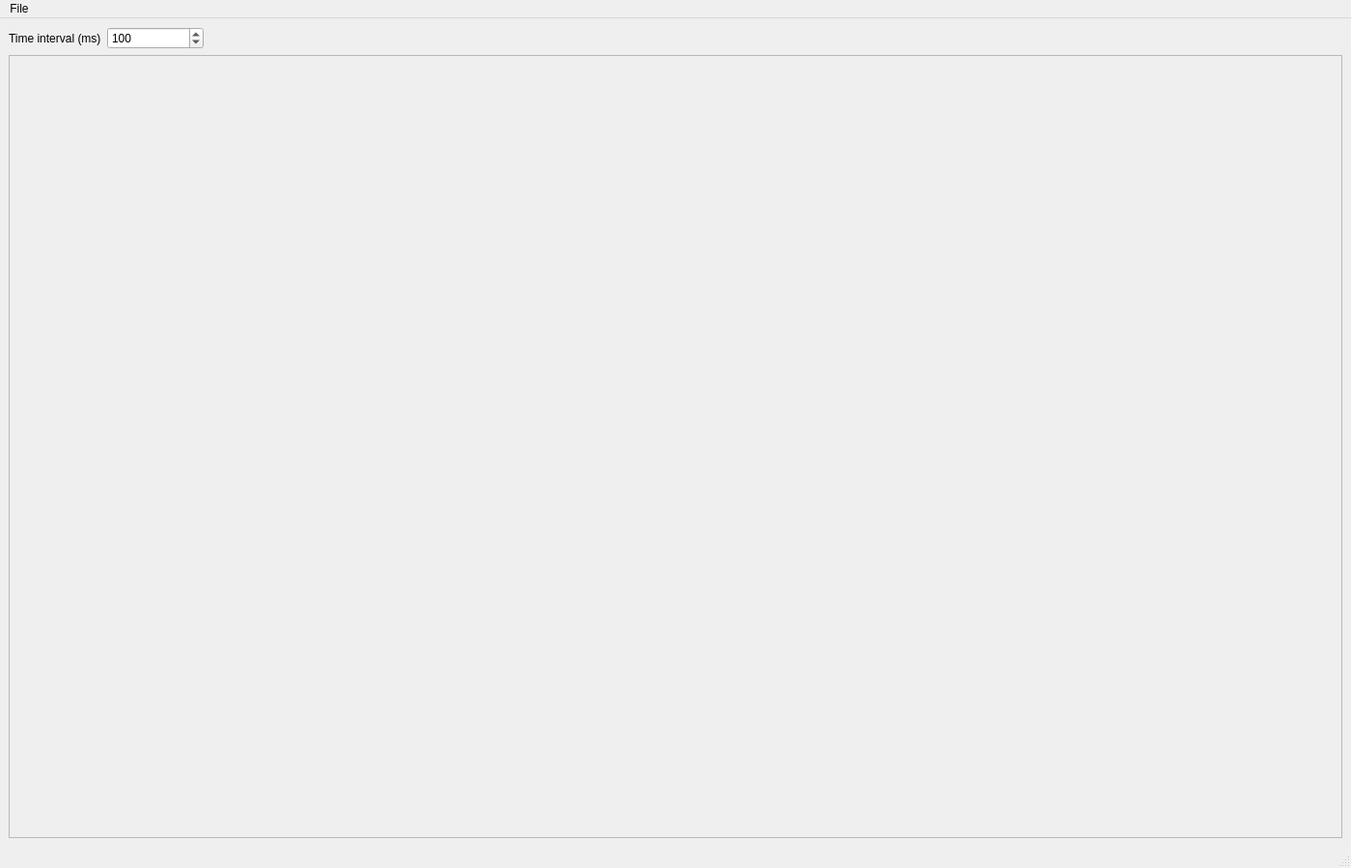
<?xml version="1.0" encoding="UTF-8"?>
<ui version="4.0">
 <class>MainWindow</class>
 <widget class="QMainWindow" name="MainWindow">
  <property name="geometry">
   <rect>
    <x>0</x>
    <y>0</y>
    <width>1400</width>
    <height>900</height>
   </rect>
  </property>
  <property name="minimumSize">
   <size>
    <width>0</width>
    <height>0</height>
   </size>
  </property>
  <property name="windowTitle">
   <string>RADAR: Range, Angle of Arrival, Doppler Velocity (ANSYS, O.Pelhatre Aug.2023)</string>
  </property>
  <widget class="QWidget" name="centralwidget">
   <layout class="QGridLayout" name="gridLayout_5">
    <item row="0" column="0">
     <layout class="QHBoxLayout" name="horizontalLayout">
      <item>
       <widget class="QLabel" name="label">
        <property name="text">
         <string>Time interval (ms)</string>
        </property>
       </widget>
      </item>
      <item>
       <widget class="QSpinBox" name="spinBox">
        <property name="minimumSize">
         <size>
          <width>100</width>
          <height>0</height>
         </size>
        </property>
        <property name="maximum">
         <number>1000</number>
        </property>
        <property name="singleStep">
         <number>10</number>
        </property>
        <property name="value">
         <number>100</number>
        </property>
       </widget>
      </item>
      <item>
       <spacer name="horizontalSpacer">
        <property name="orientation">
         <enum>Qt::Horizontal</enum>
        </property>
        <property name="sizeHint" stdset="0">
         <size>
          <width>40</width>
          <height>20</height>
         </size>
        </property>
       </spacer>
      </item>
     </layout>
    </item>
    <item row="1" column="0">
     <widget class="QFrame" name="frame">
      <property name="sizePolicy">
       <sizepolicy hsizetype="Expanding" vsizetype="Expanding">
        <horstretch>0</horstretch>
        <verstretch>0</verstretch>
       </sizepolicy>
      </property>
      <property name="frameShape">
       <enum>QFrame::StyledPanel</enum>
      </property>
      <property name="frameShadow">
       <enum>QFrame::Raised</enum>
      </property>
      <layout class="QGridLayout" name="gridLayout_4">
       <item row="0" column="0">
        <layout class="QGridLayout" name="gridLayout"/>
       </item>
      </layout>
     </widget>
    </item>
   </layout>
  </widget>
  <widget class="QMenuBar" name="menubar">
   <property name="geometry">
    <rect>
     <x>0</x>
     <y>0</y>
     <width>1400</width>
     <height>21</height>
    </rect>
   </property>
   <widget class="QMenu" name="menuFile">
    <property name="title">
     <string>File</string>
    </property>
    <addaction name="actionLoad_Directory"/>
    <addaction name="actionStop_timer"/>
   </widget>
   <addaction name="menuFile"/>
  </widget>
  <widget class="QStatusBar" name="statusbar"/>
  <action name="actionLoad_Directory">
   <property name="text">
    <string>Load Directory</string>
   </property>
  </action>
  <action name="actionStop_timer">
   <property name="text">
    <string>Stop Timer</string>
   </property>
  </action>
  <action name="actionRe_Start_Timer">
   <property name="text">
    <string>Re-Start Timer</string>
   </property>
  </action>
 </widget>
 <resources/>
 <connections/>
</ui>
